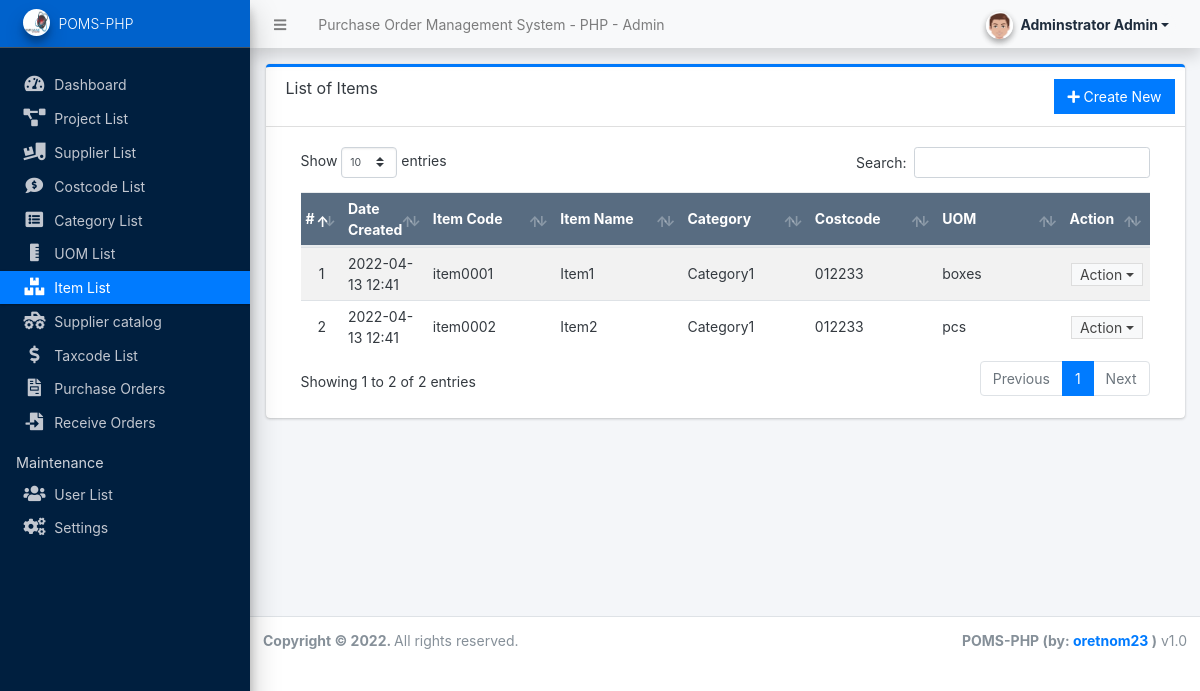
Screenshot of /admin/?page=items (signed in) with the database file from the repository.
### tables this page shows
CREATE TABLE `item_list` (
  `id` int(30) NOT NULL AUTO_INCREMENT,
  `code` varchar(250) NOT NULL,
  `name` varchar(250) NOT NULL,
  `category_id` int(30) NOT NULL,
  `costcode_id` int(30) NOT NULL,
  `uom_id` int(30) NOT NULL,
  `date_created` datetime NOT NULL DEFAULT current_timestamp(),
  PRIMARY KEY (`id`)
);

CREATE TABLE `category_list` (
  `id` int(30) NOT NULL AUTO_INCREMENT,
  `name` varchar(250) NOT NULL,
  `date_created` datetime NOT NULL DEFAULT current_timestamp(),
  PRIMARY KEY (`id`)
);

CREATE TABLE `costcode_list` (
  `id` int(30) NOT NULL AUTO_INCREMENT,
  `name` varchar(250) NOT NULL,
  `description` text NOT NULL,
  `status` tinyint(1) NOT NULL DEFAULT 0 COMMENT ' 1 = Active, 0 = Inactive',
  `date_created` datetime NOT NULL DEFAULT current_timestamp(),
  PRIMARY KEY (`id`)
);

CREATE TABLE `uom_list` (
  `id` int(30) NOT NULL AUTO_INCREMENT,
  `name` varchar(250) NOT NULL,
  `date_created` datetime NOT NULL DEFAULT current_timestamp(),
  PRIMARY KEY (`id`)
);

### admin/items/index.php (the view, shortened to what this page needs)
<div class="card card-outline card-primary">
	<div class="card-header">
		<h3 class="card-title">List of Items</h3>
		<div class="card-tools">
			<a href="javascript:void(0)" id="create_new" class="btn btn-flat btn-primary"><span class="fas fa-plus"></span>  Create New</a>
		</div>
	</div>
	<div class="card-body">
		<div class="container-fluid">
        <div class="container-fluid">
			<table class="table table-hover table-striped">
				<colgroup>
					<col width="5%">
					<col width="10%">
					<col width="15%">
					<col width="15%">
					<col width="15%">
					<col width="15%">
					<col width="15%">
					<col width="10%">
				</colgroup>
				<thead>
					<tr class="bg-navy disabled">
						<th>#</th>
						<th>Date Created</th>
						<th>Item Code</th>
						<th>Item Name</th>
						<th>Category</th>
						<th>Costcode</th>
						<th>UOM</th>
						<th>Action</th>
					</tr>
				</thead>
				<tbody>
					<?php
					$i = 1;
					$qry = $conn->query(
						"SELECT i.*, c.name as category, cc.name as costcode, u.name as uom
						from `item_list` i
						left join `category_list` c on c.id = i.category_id
						left join `costcode_list` cc on cc.id = i.costcode_id
						left join `uom_list` u on u.id = i.uom_id
						order by (`name`) asc "
					);
					while($row = $qry->fetch_assoc()):
					?>
						<tr>
							<td class="text-center"><?php echo $i++; ?></td>
							<td><?php echo date("Y-m-d H:i",strtotime($row['date_created'])) ?></td>
							<td><?php echo $row['code'] ?></td>
							<td><?php echo $row['name'] ?></td>
							<td><?php echo $row['category'] ?></td>
							<td><?php echo $row['costcode'] ?></td>
							<td><?php echo $row['uom'] ?></td>
							<td align="center">
								 <button type="button" class="btn btn-flat btn-default btn-sm dropdown-toggle dropdown-icon py-0" data-toggle="dropdown">
				                  		Action
				                  </button>
							</td>
						</tr>
					<?php endwhile; ?>
				</tbody>
			</table>
		</div>
		</div>
	</div>
</div>

### rows the page displays
item_list: date_created "2022-04-13 12:41", code "item0001", name "Item1", category_list.name "Category1", costcode_list.name "012233", uom_list.name "boxes"
item_list: date_created "2022-04-13 12:41", code "item0002", name "Item2", category_list.name "Category1", costcode_list.name "012233", uom_list.name "pcs"

### other values shown
$_settings->info('name') "Purchase Order Management System - PHP"
$_settings->userdata('firstname').' '.$_settings->userdata('lastname') "Adminstrator Admin"
$_settings->info('short_name') "POMS-PHP"
